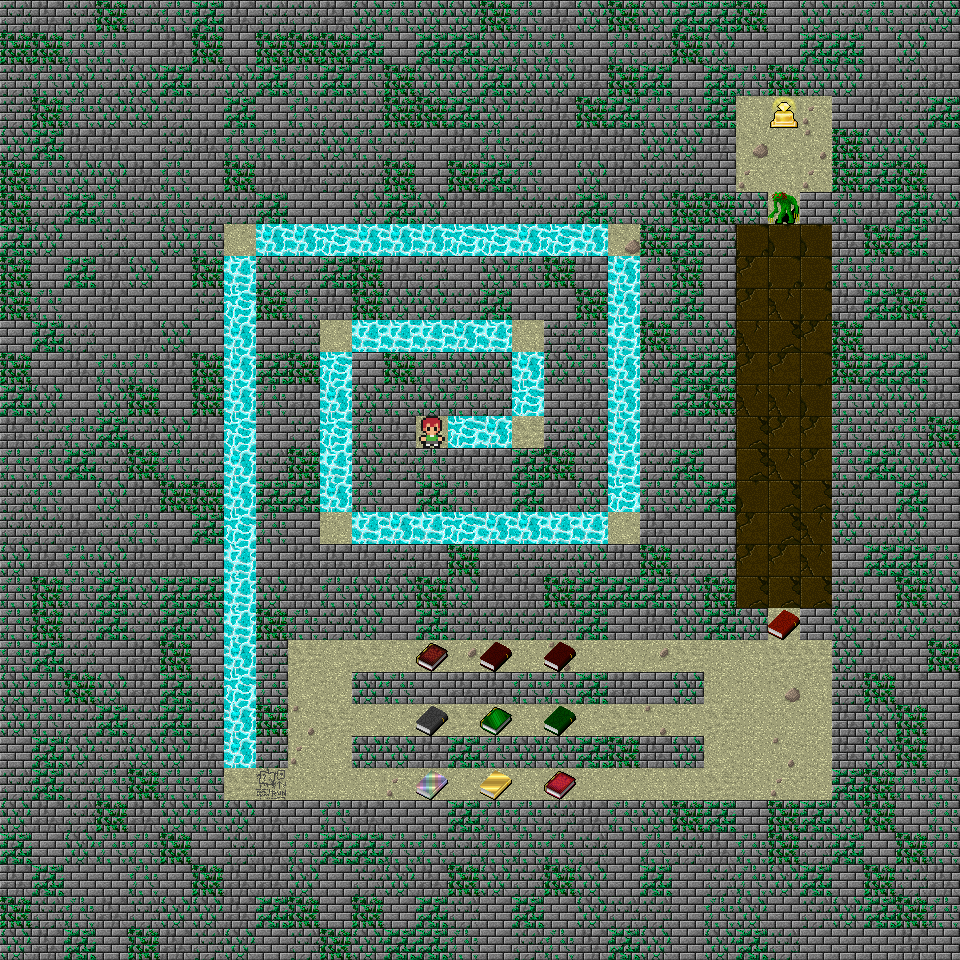

Rendered tile map (Tiled .tmx) drawn with the repository's tilesets; below, a short description and the full map source, tile grids included:
An orthogonal 30x30 tile map with 32x32 px tiles, 2 tile layers (Map, Objects).

<map version="1.2" tiledversion="1.2.4" orientation="orthogonal" renderorder="right-down" width="30" height="30" tilewidth="32" tileheight="32" infinite="0" nextlayerid="3" nextobjectid="1">
 <tileset firstgid="1" source="tiles.tsx" />
 <layer id="1" name="Map" width="30" height="30" locked="1">
  <data encoding="csv">
3,2,3,7,3,4,6,2,3,3,2,5,4,5,5,7,4,2,5,7,5,6,6,7,1,5,3,4,3,5,
7,7,4,4,1,2,7,1,7,7,7,6,1,6,6,5,4,4,1,4,3,7,5,1,1,6,6,1,5,1,
3,4,5,3,5,6,3,5,6,4,6,4,7,5,5,6,5,5,2,7,6,1,6,4,7,5,5,2,3,2,
3,7,4,5,5,3,1,6,1,4,3,3,7,7,6,5,3,2,7,6,4,4,6,10,10,13,1,2,3,6,
5,6,2,2,1,3,2,4,4,3,5,4,3,1,2,4,3,2,2,2,5,5,2,14,9,12,7,5,5,1,
7,4,5,5,2,4,1,7,2,2,3,3,7,1,7,6,4,1,5,2,3,3,1,13,10,13,7,6,7,1,
7,3,6,4,3,4,3,3,6,1,1,5,6,5,2,2,3,3,6,4,5,7,7,5,8,1,4,2,6,5,
6,5,1,3,1,5,4,9,11,14,13,12,11,8,10,11,10,8,10,14,7,6,3,38,39,39,2,7,6,2,
7,1,6,2,5,1,7,8,5,3,6,7,2,3,1,5,4,7,2,15,4,7,1,41,38,38,4,4,2,3,
7,4,1,2,1,1,3,9,7,4,2,7,5,5,3,6,1,1,7,13,3,6,1,41,40,38,2,6,7,3,
1,6,3,1,2,5,1,10,1,3,9,8,8,8,8,8,10,3,4,10,7,4,5,40,42,41,7,1,1,5,
7,1,2,4,4,2,7,8,6,7,10,1,7,4,5,5,9,5,4,11,5,6,6,41,41,38,7,6,6,1,
6,5,1,5,7,1,7,13,4,2,10,5,4,5,4,3,8,1,2,8,2,6,7,40,40,39,4,5,5,2,
2,3,4,6,3,5,2,12,1,3,9,4,2,10,8,8,8,3,5,8,2,2,3,42,41,41,4,3,4,7,
4,4,6,3,7,4,3,13,3,7,14,5,3,4,2,2,6,7,3,10,3,6,1,42,40,41,4,6,5,5,
3,4,1,5,2,7,7,10,6,6,13,4,1,6,4,2,6,2,5,10,4,5,6,39,42,42,3,1,6,1,
3,3,2,3,4,1,6,9,4,1,11,9,9,11,8,15,13,11,9,9,2,1,1,41,42,40,5,3,5,1,
5,2,4,5,2,2,1,9,1,2,2,2,3,2,7,2,3,3,5,2,7,3,3,41,41,40,1,6,6,4,
4,7,4,6,5,6,6,10,5,2,4,5,5,7,5,2,2,7,6,6,6,5,7,42,42,42,3,1,7,5,
4,7,3,6,3,6,5,11,7,4,3,5,1,6,3,3,3,3,6,1,2,5,6,5,8,1,5,3,5,3,
4,6,3,1,2,7,1,10,3,8,9,8,10,11,15,13,11,12,11,11,15,8,11,10,8,8,5,2,1,7,
5,4,7,5,2,6,3,9,4,9,11,5,4,1,2,2,4,4,6,2,1,5,11,11,14,10,3,7,2,1,
5,4,3,6,3,6,3,10,7,12,8,9,9,11,8,11,10,10,9,8,12,11,8,11,11,11,2,5,7,1,
1,6,5,3,5,5,2,10,3,13,9,5,5,2,6,4,5,5,6,7,2,5,9,11,12,11,2,5,7,2,
3,6,3,4,7,4,4,8,9,11,11,10,13,10,9,11,10,9,11,9,10,10,8,11,13,11,6,7,4,4,
5,2,3,7,2,5,4,5,2,1,4,2,1,1,6,4,4,3,2,4,5,7,6,1,7,6,5,7,1,4,
6,1,5,4,4,7,1,3,2,4,6,6,4,4,3,4,4,4,3,1,4,3,2,4,7,3,6,1,7,4,
2,6,1,1,4,1,7,2,2,5,1,3,5,2,7,5,3,7,5,1,6,1,3,4,5,6,1,7,3,2,
7,3,4,2,3,5,5,2,6,7,1,7,1,6,3,1,6,1,5,3,3,1,4,5,1,3,5,6,7,4,
5,2,6,1,7,2,3,5,1,3,7,5,6,6,4,1,3,4,2,6,5,1,5,6,3,1,1,1,2,1
</data>
 </layer>
 <layer id="2" name="Objects" width="30" height="30">
  <data encoding="csv">
0,0,0,0,0,0,0,0,0,0,0,0,0,0,0,0,0,0,0,0,0,0,0,0,0,0,0,0,0,0,
0,0,0,0,0,0,0,0,0,0,0,0,0,0,0,0,0,0,0,0,0,0,0,0,0,0,0,0,0,0,
0,0,0,0,0,0,0,0,0,0,0,0,0,0,0,0,0,0,0,0,0,0,0,0,0,0,0,0,0,0,
0,0,0,0,0,0,0,0,0,0,0,0,0,0,0,0,0,0,0,0,0,0,0,0,43,0,0,0,0,0,
0,0,0,0,0,0,0,0,0,0,0,0,0,0,0,0,0,0,0,0,0,0,0,0,0,0,0,0,0,0,
0,0,0,0,0,0,0,0,0,0,0,0,0,0,0,0,0,0,0,0,0,0,0,0,0,0,0,0,0,0,
0,0,0,0,0,0,0,0,0,0,0,0,0,0,0,0,0,0,0,0,0,0,0,0,27,0,0,0,0,0,
0,0,0,0,0,0,0,0,37,37,35,37,37,37,35,35,37,35,37,0,0,0,0,0,0,0,0,0,0,0,
0,0,0,0,0,0,0,36,0,0,0,0,0,0,0,0,0,0,0,37,0,0,0,0,0,0,0,0,0,0,
0,0,0,0,0,0,0,35,0,0,0,0,0,0,0,0,0,0,0,37,0,0,0,0,0,0,0,0,0,0,
0,0,0,0,0,0,0,37,0,0,0,36,36,36,37,36,0,0,0,36,0,0,0,0,0,0,0,0,0,0,
0,0,0,0,0,0,0,37,0,0,35,0,0,0,0,0,37,0,0,37,0,0,0,0,0,0,0,0,0,0,
0,0,0,0,0,0,0,37,0,0,37,0,0,0,0,0,35,0,0,37,0,0,0,0,0,0,0,0,0,0,
0,0,0,0,0,0,0,35,0,0,35,0,0,23,35,37,0,0,0,37,0,0,0,0,0,0,0,0,0,0,
0,0,0,0,0,0,0,37,0,0,36,0,0,0,0,0,0,0,0,36,0,0,0,0,0,0,0,0,0,0,
0,0,0,0,0,0,0,37,0,0,37,0,0,0,0,0,0,0,0,35,0,0,0,0,0,0,0,0,0,0,
0,0,0,0,0,0,0,35,0,0,0,36,37,36,35,37,37,36,36,0,0,0,0,0,0,0,0,0,0,0,
0,0,0,0,0,0,0,36,0,0,0,0,0,0,0,0,0,0,0,0,0,0,0,0,0,0,0,0,0,0,
0,0,0,0,0,0,0,36,0,0,0,0,0,0,0,0,0,0,0,0,0,0,0,0,0,0,0,0,0,0,
0,0,0,0,0,0,0,36,0,0,0,0,0,0,0,0,0,0,0,0,0,0,0,0,112,0,0,0,0,0,
0,0,0,0,0,0,0,37,0,0,0,0,0,103,0,104,0,104,0,0,0,0,0,0,0,0,0,0,0,0,
0,0,0,0,0,0,0,35,0,0,0,0,0,0,0,0,0,0,0,0,0,0,0,0,0,0,0,0,0,0,
0,0,0,0,0,0,0,37,0,0,0,0,0,106,0,107,0,108,0,0,0,0,0,0,0,0,0,0,0,0,
0,0,0,0,0,0,0,37,0,0,0,0,0,0,0,0,0,0,0,0,0,0,0,0,0,0,0,0,0,0,
0,0,0,0,0,0,0,0,64,0,0,0,0,109,0,110,0,111,0,0,0,0,0,0,0,0,0,0,0,0,
0,0,0,0,0,0,0,0,0,0,0,0,0,0,0,0,0,0,0,0,0,0,0,0,0,0,0,0,0,0,
0,0,0,0,0,0,0,0,0,0,0,0,0,0,0,0,0,0,0,0,0,0,0,0,0,0,0,0,0,0,
0,0,0,0,0,0,0,0,0,0,0,0,0,0,0,0,0,0,0,0,0,0,0,0,0,0,0,0,0,0,
0,0,0,0,0,0,0,0,0,0,0,0,0,0,0,0,0,0,0,0,0,0,0,0,0,0,0,0,0,0,
0,0,0,0,0,0,0,0,0,0,0,0,0,0,0,0,0,0,0,0,0,0,0,0,0,0,0,0,0,0
</data>
 </layer>
</map>